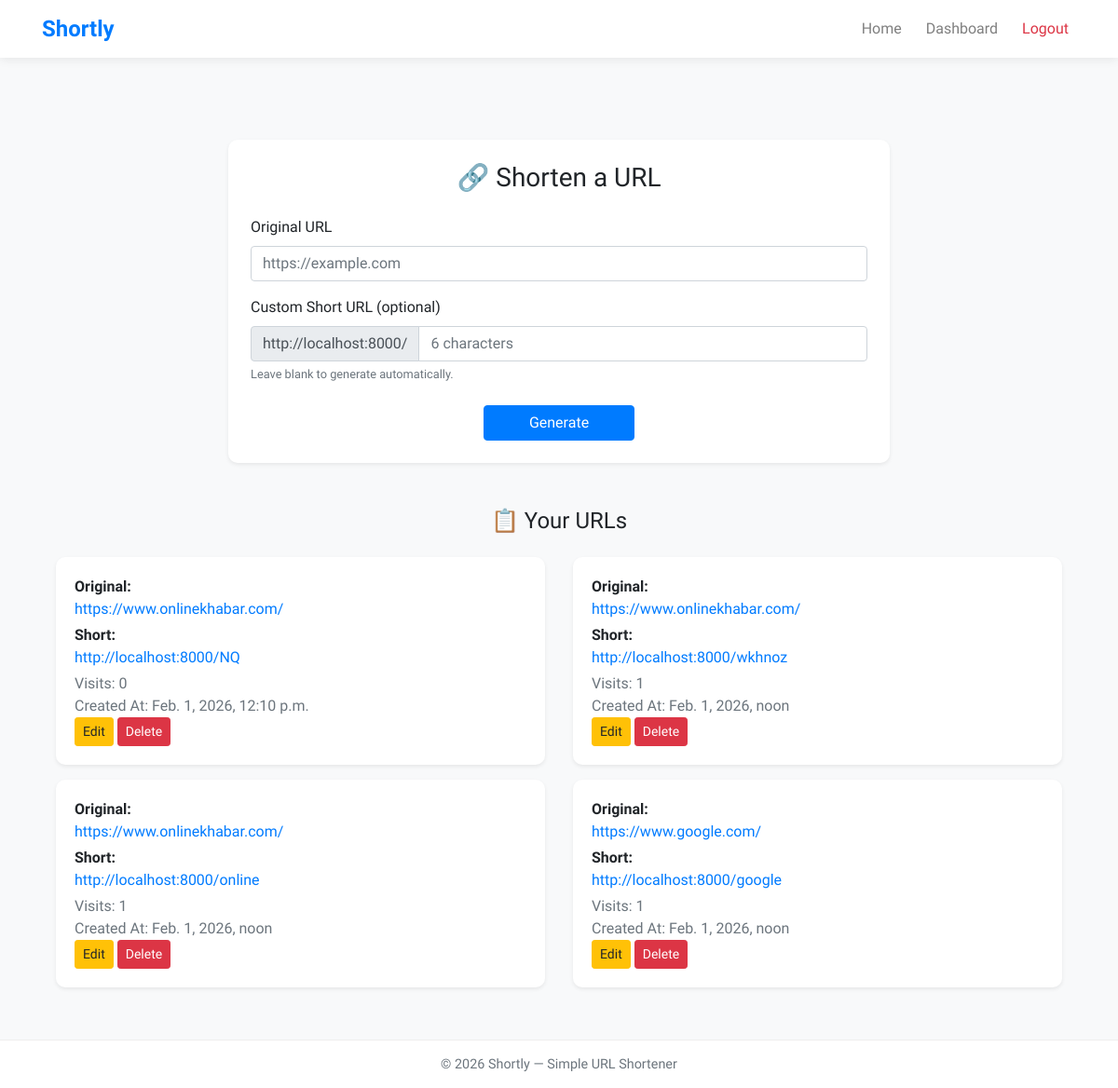
The app's page /dashboard/ (signed in) with its own data.
### urlhandler/models.py (models this page shows, shortened)
class shorturl(models.Model):
    original_url = models.URLField()
    short_query = models.CharField(max_length=8)
    visits = models.IntegerField(default=0)
    user = models.ForeignKey(User, on_delete=models.CASCADE)
    created_at = models.DateTimeField(auto_now_add=True)

### urlhandler/views.py (the view)
# urls.py: path('dashboard/', dashboard, name='dashboard'),
@login_required(login_url='/login/')
def dashboard(request):
    urls = shorturl.objects.filter(user=request.user).order_by('-created_at')
    return render(request, 'dashboard.html', {'urls': urls})

### templates/dashboard.html (shortened to what this page needs)
{% extends 'nav.html' %}
{% block content %}
<div class="container mt-5">
  <div class="row justify-content-center">
    <div class="col-md-8">
      <div class="card shadow-sm">
        <div class="card-body p-4">
          <h3 class="text-center mb-4">🔗 Shorten a URL</h3>
          <form action="{% url 'generate' %}" method="POST">
            <div class="form-group">
              <label>Original URL</label>
              <input
                type="url"
                name="original"
                class="form-control"
                placeholder="https://example.com"
                required>
            </div>
            <div class="form-group">
              <label>Custom Short URL (optional)</label>
              <div class="input-group">
                <div class="input-group-prepend">
                  <span class="input-group-text">http://localhost:8000/</span>
                </div>
                <input
                  type="text"
                  name="short"
                  class="form-control"
                  placeholder="6 characters"
                  maxlength="6">
              </div>
              <small class="form-text text-muted">
                Leave blank to generate automatically.
              </small>
            </div>
            <div class="text-center mt-4">
              <button type="submit" class="btn btn-primary px-5">
                Generate
              </button>
            </div>
          </form>
        </div>
      </div>
    </div>
  </div>
</div>
<div class="container mt-5">
  <h4 class="text-center mb-4">📋 Your URLs</h4>
  {% if urls %}
    <div class="row">
      {% for u in urls %}
        <div class="col-md-6 mb-3">
          <div class="card shadow-sm h-100">
            <div class="card-body">
              <p class="mb-1">
                <strong>Original:</strong><br>
                <a href="{{ u.original_url }}" target="_blank">
                  {{ u.original_url }}
                </a>
              </p>
              <p class="mb-1">
                <strong>Short:</strong><br>
                <a href="http://localhost:8000/{{ u.short_query }}" target="_blank">
                  http://localhost:8000/{{ u.short_query }}
                </a>
              </p>
              <p class="text-muted mb-0">
                Visits: {{ u.visits }}
              </p>
              <p class="text-muted mb-0">
                Created At: {{ u.created_at }}
              </p>
              <a href="{% url 'edit' u.id %}" class="btn btn-sm btn-warning">Edit</a>
            <a href="{% url 'delete' u.id %}" class="btn btn-sm btn-danger" onclick="return confirm('Delete this URL?')">Delete</a>
            </div>
          </div>
        </div>
      {% endfor %}
    </div>
  {% else %}
    <p class="text-center text-muted">No URLs created yet.</p>
  {% endif %}
</div>
{% endblock %}

### templates/nav.html (shortened to what this page needs)
<!DOCTYPE html>
<html lang="en">
<head>
  <link rel="stylesheet"
    href="https://stackpath.bootstrapcdn.com/bootstrap/4.5.0/css/bootstrap.min.css">
</head>
<body>
  <nav class="navbar navbar-expand-lg navbar-light bg-white sticky-top">
    <div class="container">
      <a class="navbar-brand" href="{% url 'home' %}">Shortly</a>
      <div class="collapse navbar-collapse" id="navbarNav">
        <ul class="navbar-nav ml-auto">
          <li class="nav-item">
            <a class="nav-link" href="{% url 'home' %}">Home</a>
          </li>
          {% if user.is_authenticated %}
          <li class="nav-item">
            <a class="nav-link" href="{% url 'dashboard' %}">Dashboard</a>
          </li>
          <li class="nav-item">
            <a class="nav-link text-danger" href="{% url 'logout' %}">Logout</a>
          </li>
          {% endif %}
        </ul>
      </div>
    </div>
  </nav>
  <div class="page-wrapper">
    <div class="container">
      {% block content %}{% endblock %}
    </div>
  </div>
  <footer>
    © {{ year|default:2026 }} Shortly — Simple URL Shortener
  </footer>
</body>
</html>

### templates/nav.html (style rules this page uses)
body { font-family: 'Baloo Thambi 2', cursive; background-color: #f8f9fa; }
.navbar { box-shadow: 0 2px 10px rgba(0, 0, 0, 0.08); }
.navbar-brand { font-weight: 700; font-size: 1.5rem; color: #007bff !important; }
.nav-link { font-weight: 500; margin-left: 10px; }
.page-wrapper { min-height: calc(100vh - 70px); padding-top: 40px; padding-bottom: 40px; }
.card { border-radius: 10px; border: none; box-shadow: 0 5px 20px rgba(0, 0, 0, 0.05); }
footer { background: #fff; padding: 15px 0; text-align: center; font-size: 0.9rem; color: #6c757d; border-top: 1px solid #eee; }

### records on screen
shorturl: original_url "https://www.onlinekhabar.com/", short_query "NQ", visits "0", created_at "Feb. 1, 2026, 12:10 p.m."
shorturl: original_url "https://www.onlinekhabar.com/", short_query "wkhnoz", visits "1", created_at "Feb. 1, 2026, noon"
shorturl: original_url "https://www.onlinekhabar.com/", short_query "online", visits "1", created_at "Feb. 1, 2026, noon"
shorturl: original_url "https://www.google.com/", short_query "google", visits "1", created_at "Feb. 1, 2026, noon"

### other values on screen
{{ year|default:2026 }} "2026"
